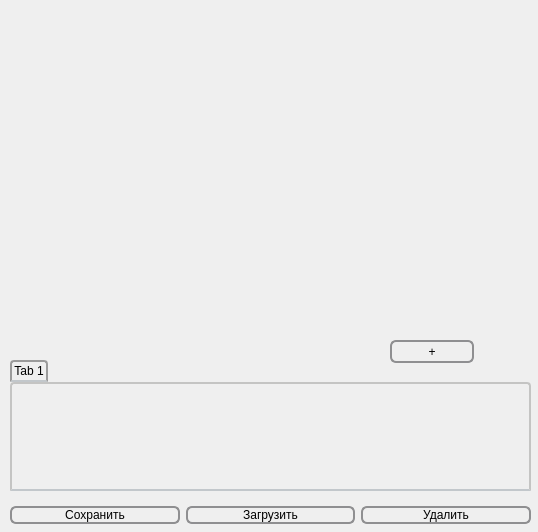
<?xml version="1.0" encoding="UTF-8"?>
<ui version="4.0">
 <class>Widget</class>
 <widget class="QWidget" name="Widget">
  <property name="geometry">
   <rect>
    <x>0</x>
    <y>0</y>
    <width>538</width>
    <height>532</height>
   </rect>
  </property>
  <property name="windowTitle">
   <string>Graph</string>
  </property>
  <property name="styleSheet">
   <string notr="true">QPushButton {
     border: 2px solid #8f8f91;
     border-radius: 6px;
     background-color: qlineargradient(x1: 0, y1: 0, x2: 0, y2: 1,
                                       stop: 0 #f6f7fa, stop: 1 #dadbde);
     min-width: 80px;
 }
 QMainWindow::separator {
     background: yellow;
     width: 10px; /* когда вертикальный */
     height: 10px; /* когда горизонтальный */
 }
QMenu {
     background-color: #ABABAB; /* устанавливаем фон меню */
     border: 1px solid black;
 }
 QMenuBar {
     background-color: qlineargradient(x1:0, y1:0, x2:0, y2:1,
                                       stop:0 lightgray, stop:1 darkgray);
 }
QMenuBar::item {
     spacing: 3px; /* интервал между пунктами меню */
     padding: 1px 4px;
     background: transparent;
     border-radius: 4px;
 }

 QMenuBar::item:selected { /* когда выделено с помощью мыши или клавиатуры */
     background: #a8a8a8;
 }

 QMenuBar::item:pressed {
     background: #888888;
 }
QLineEdit {
    border: 2px solid gray;
    border-radius: 10px;
    padding: 0 8px;
    background: white;
    selection-background-color: darkgray;
}
QPushButton:hover {
     border: 2px solid black;
     border-radius: 6px;
     background-color: qlineargradient(x1: 0, y1: 0, x2: 0, y2: 1,
                                       stop: 0 #f6f7fa, stop: 1 #dadbde);
     min-width: 80px;
}
QTabWidget::pane { /* The tab widget frame */
    border-top: 2px solid #C2C7CB;
    position: absolute;
    top: -0.5em; border: 2px solid #C4C4C3;
    border-bottom-color: #C2C7CB; /* same as the pane color */
    border-top-left-radius: 4px;
    border-top-right-radius: 4px;
    min-width: 8ex;
    padding: 2px;
}

QTabWidget::tab-bar {
    alignment: left;
    border-bottom-color: #C2C7CB; /* same as the pane color */
    border-top-left-radius: 4px;
    border-top-right-radius: 4px;
    min-width: 8ex;
    padding: 2px;
}
QTabBar::tab {
    background: qlineargradient(x1: 0, y1: 0, x2: 0, y2: 1,
                                stop: 0 #E1E1E1, stop: 0.4 #DDDDDD,
                                stop: 0.5 #D8D8D8, stop: 1.0 #D3D3D3);
    border: 2px solid #C4C4C3;
    border-bottom-color: #C2C7CB; /* same as the pane color */
    border-top-left-radius: 4px;
    border-top-right-radius: 4px;
    min-width: 8ex;
    padding: 2px;
}

QTabBar::tab:selected, QTabBar::tab:hover {
    background: qlineargradient(x1: 0, y1: 0, x2: 0, y2: 1,
                                stop: 0 #fafafa, stop: 0.4 #f4f4f4,
                                stop: 0.5 #e7e7e7, stop: 1.0 #fafafa);
}

QTabBar::tab:selected {
    border-color: #9B9B9B;
    border-bottom-color: #C2C7CB; /* same as pane color */
}
</string>
  </property>
  <widget class="QWidget" name="gridLayoutWidget">
   <property name="geometry">
    <rect>
     <x>10</x>
     <y>10</y>
     <width>521</width>
     <height>321</height>
    </rect>
   </property>
   <layout class="QGridLayout" name="gridLayout"/>
  </widget>
  <widget class="QTabWidget" name="tabWidget">
   <property name="enabled">
    <bool>true</bool>
   </property>
   <property name="geometry">
    <rect>
     <x>10</x>
     <y>360</y>
     <width>521</width>
     <height>131</height>
    </rect>
   </property>
   <property name="mouseTracking">
    <bool>true</bool>
   </property>
   <property name="tabletTracking">
    <bool>true</bool>
   </property>
   <property name="acceptDrops">
    <bool>false</bool>
   </property>
   <property name="autoFillBackground">
    <bool>false</bool>
   </property>
   <property name="currentIndex">
    <number>0</number>
   </property>
   <property name="elideMode">
    <enum>Qt::ElideNone</enum>
   </property>
   <property name="documentMode">
    <bool>false</bool>
   </property>
   <property name="tabsClosable">
    <bool>false</bool>
   </property>
   <property name="tabBarAutoHide">
    <bool>false</bool>
   </property>
   <widget class="QWidget" name="tab">
    <attribute name="title">
     <string>Tab 1</string>
    </attribute>
   </widget>
  </widget>
  <widget class="QPushButton" name="addButton">
   <property name="geometry">
    <rect>
     <x>390</x>
     <y>340</y>
     <width>84</width>
     <height>23</height>
    </rect>
   </property>
   <property name="cursor">
    <cursorShape>PointingHandCursor</cursorShape>
   </property>
   <property name="styleSheet">
    <string notr="true">QPushButton {
     border: 2px solid #8f8f91;
     border-radius: 6px;
     background-color: qlineargradient(x1: 0, y1: 0, x2: 0, y2: 1,
                                       stop: 0 #f6f7fa, stop: 1 #dadbde);
     min-width: 20px;
 }
 QMainWindow::separator {
     background: yellow;
     width: 10px; /* когда вертикальный */
     height: 10px; /* когда горизонтальный */
 }
QMenu {
     background-color: #ABABAB; /* устанавливаем фон меню */
     border: 1px solid black;
 }
 QMenuBar {
     background-color: qlineargradient(x1:0, y1:0, x2:0, y2:1,
                                       stop:0 lightgray, stop:1 darkgray);
 }
QMenuBar::item {
     spacing: 3px; /* интервал между пунктами меню */
     padding: 1px 4px;
     background: transparent;
     border-radius: 4px;
 }

 QMenuBar::item:selected { /* когда выделено с помощью мыши или клавиатуры */
     background: #a8a8a8;
 }

 QMenuBar::item:pressed {
     background: #888888;
 }
QLineEdit {
    border: 2px solid gray;
    border-radius: 10px;
    padding: 0 8px;
    background: white;
    selection-background-color: darkgray;
}
QPushButton:hover {
     border: 2px solid black;
     border-radius: 6px;
     background-color: qlineargradient(x1: 0, y1: 0, x2: 0, y2: 1,
                                       stop: 0 #f6f7fa, stop: 1 #dadbde);
     min-width: 80px;
}</string>
   </property>
   <property name="text">
    <string>+</string>
   </property>
  </widget>
  <widget class="QWidget" name="layoutWidget">
   <property name="geometry">
    <rect>
     <x>10</x>
     <y>500</y>
     <width>521</width>
     <height>31</height>
    </rect>
   </property>
   <layout class="QHBoxLayout" name="horizontalLayout">
    <item>
     <widget class="QPushButton" name="saveButton">
      <property name="cursor">
       <cursorShape>PointingHandCursor</cursorShape>
      </property>
      <property name="text">
       <string>Сохранить</string>
      </property>
     </widget>
    </item>
    <item>
     <widget class="QPushButton" name="LoadButton">
      <property name="cursor">
       <cursorShape>PointingHandCursor</cursorShape>
      </property>
      <property name="text">
       <string>Загрузить</string>
      </property>
     </widget>
    </item>
    <item>
     <widget class="QPushButton" name="DeleteButton">
      <property name="cursor">
       <cursorShape>PointingHandCursor</cursorShape>
      </property>
      <property name="text">
       <string>Удалить</string>
      </property>
     </widget>
    </item>
   </layout>
  </widget>
 </widget>
 <resources/>
 <connections/>
</ui>
